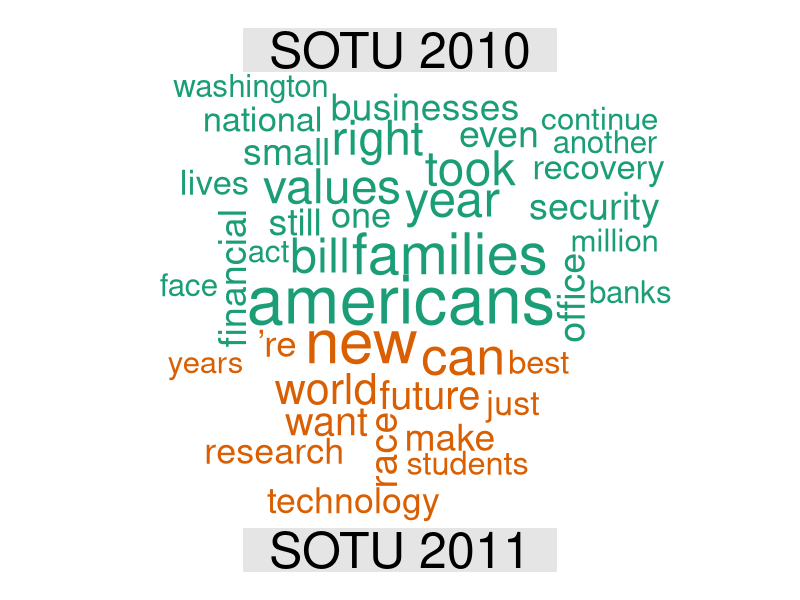
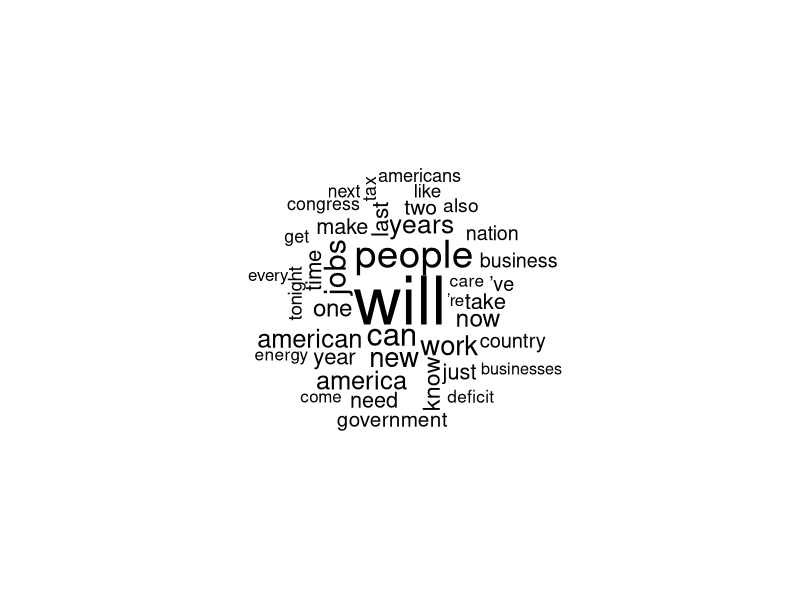
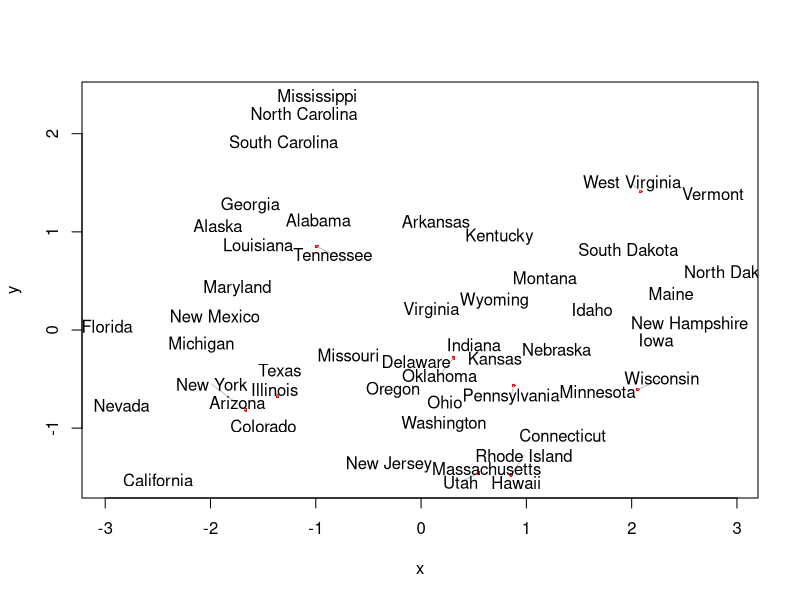
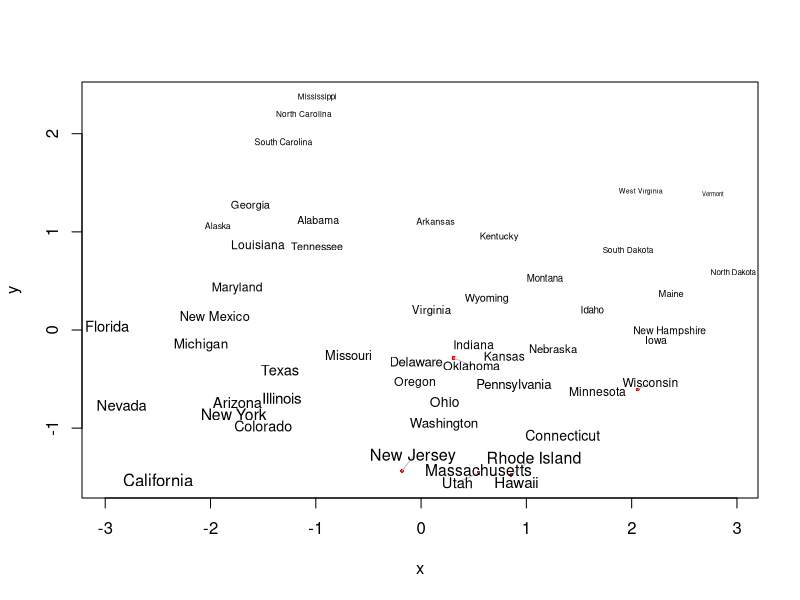
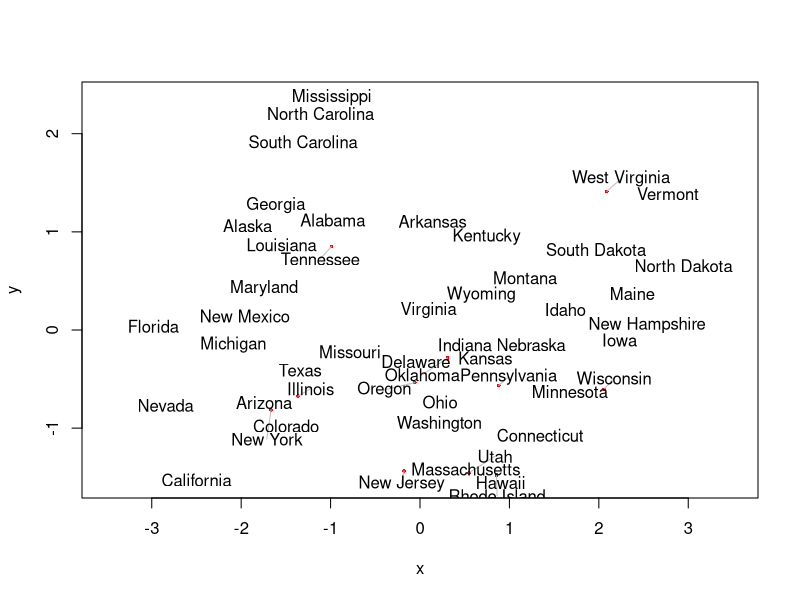
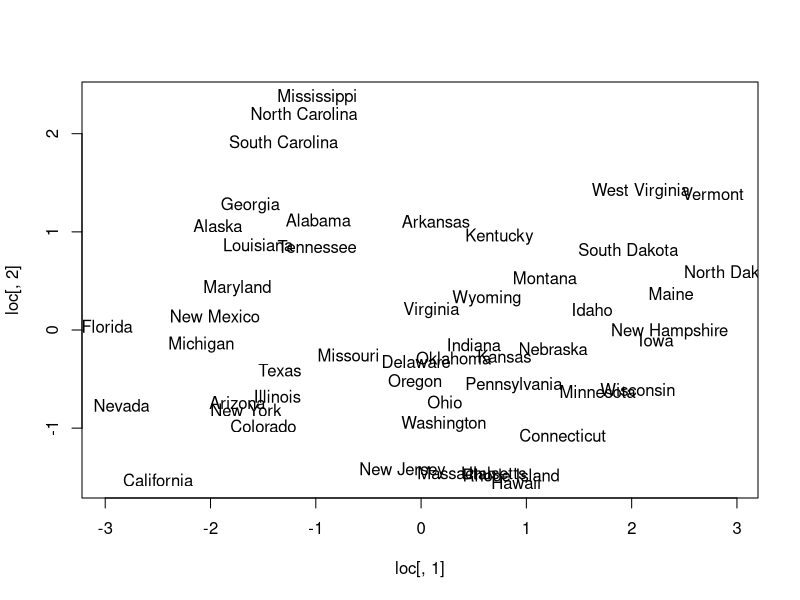

These figures' R source, in order:
require(XML)
require(tm)
require(wordcloud)
require(RColorBrewer)

data(SOTU)
corp <- SOTU
corp <- tm_map(corp, removePunctuation)
corp <- tm_map(corp, content_transformer(tolower))
corp <- tm_map(corp, removeNumbers)
corp <- tm_map(corp, function(x)removeWords(x,stopwords()))
term.matrix <- TermDocumentMatrix(corp)
term.matrix <- as.matrix(term.matrix)
colnames(term.matrix) <- c("SOTU 2010","SOTU 2011")
comparison.cloud(term.matrix,max.words=40,random.order=FALSE)
commonality.cloud(term.matrix,max.words=40,random.order=FALSE)

#calculate standardized MDS coordinates
dat <- sweep(USArrests,2,colMeans(USArrests))
dat <- sweep(dat,2,sqrt(diag(var(dat))),"/")
loc <- cmdscale(dist(dat))
#plot with no overlap
textplot(loc[,1],loc[,2],rownames(loc))
#scale by urban population size
textplot(loc[,1],loc[,2],rownames(loc),cex=USArrests$UrbanPop/max(USArrests$UrbanPop))
#x limits sets x bounds of plot, and forces all words to be in bounds
textplot(loc[,1],loc[,2],rownames(loc),xlim=c(-3.5,3.5))
#compare to text (many states unreadable)
plot(loc[,1],loc[,2],type="n")
text(loc[,1],loc[,2],rownames(loc))
